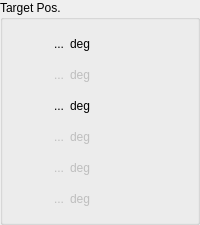
          <widget class="QGroupBox" name="gb_target">
           <property name="title">
            <string>Target Pos.</string>
           </property>
           <layout class="QVBoxLayout" name="verticalLayout_4">
            <item>
             <layout class="QHBoxLayout" name="hl_target_yaw">
              <item>
               <widget class="QLabel" name="l_target_yaw">
                <property name="sizePolicy">
                 <sizepolicy hsizetype="Fixed" vsizetype="Fixed">
                  <horstretch>0</horstretch>
                  <verstretch>0</verstretch>
                 </sizepolicy>
                </property>
                <property name="minimumSize">
                 <size>
                  <width>50</width>
                  <height>25</height>
                 </size>
                </property>
                <property name="maximumSize">
                 <size>
                  <width>50</width>
                  <height>25</height>
                 </size>
                </property>
                <property name="statusTip">
                 <string>Primary yaw joint</string>
                </property>
                <property name="text">
                 <string>...</string>
                </property>
                <property name="alignment">
                 <set>Qt::AlignmentFlag::AlignRight|Qt::AlignmentFlag::AlignTrailing|Qt::AlignmentFlag::AlignVCenter</set>
                </property>
               </widget>
              </item>
              <item>
               <widget class="QLabel" name="static_l_target_yaw_u">
                <property name="sizePolicy">
                 <sizepolicy hsizetype="Minimum" vsizetype="Minimum">
                  <horstretch>0</horstretch>
                  <verstretch>0</verstretch>
                 </sizepolicy>
                </property>
                <property name="text">
                 <string>deg</string>
                </property>
               </widget>
              </item>
             </layout>
            </item>
            <item>
             <layout class="QHBoxLayout" name="hl_target_roll">
              <item>
               <widget class="QLabel" name="l_target_roll">
                <property name="enabled">
                 <bool>false</bool>
                </property>
                <property name="sizePolicy">
                 <sizepolicy hsizetype="Fixed" vsizetype="Fixed">
                  <horstretch>0</horstretch>
                  <verstretch>0</verstretch>
                 </sizepolicy>
                </property>
                <property name="minimumSize">
                 <size>
                  <width>50</width>
                  <height>25</height>
                 </size>
                </property>
                <property name="maximumSize">
                 <size>
                  <width>50</width>
                  <height>25</height>
                 </size>
                </property>
                <property name="statusTip">
                 <string>Primary roll joint</string>
                </property>
                <property name="text">
                 <string>...</string>
                </property>
                <property name="alignment">
                 <set>Qt::AlignmentFlag::AlignRight|Qt::AlignmentFlag::AlignTrailing|Qt::AlignmentFlag::AlignVCenter</set>
                </property>
               </widget>
              </item>
              <item>
               <widget class="QLabel" name="static_l_target_roll_u">
                <property name="enabled">
                 <bool>false</bool>
                </property>
                <property name="sizePolicy">
                 <sizepolicy hsizetype="Minimum" vsizetype="Minimum">
                  <horstretch>0</horstretch>
                  <verstretch>0</verstretch>
                 </sizepolicy>
                </property>
                <property name="text">
                 <string>deg</string>
                </property>
               </widget>
              </item>
             </layout>
            </item>
            <item>
             <layout class="QHBoxLayout" name="hl_target_pitch">
              <item>
               <widget class="QLabel" name="l_target_pitch">
                <property name="sizePolicy">
                 <sizepolicy hsizetype="Fixed" vsizetype="Fixed">
                  <horstretch>0</horstretch>
                  <verstretch>0</verstretch>
                 </sizepolicy>
                </property>
                <property name="minimumSize">
                 <size>
                  <width>50</width>
                  <height>25</height>
                 </size>
                </property>
                <property name="maximumSize">
                 <size>
                  <width>50</width>
                  <height>25</height>
                 </size>
                </property>
                <property name="statusTip">
                 <string>Primary pitch joint</string>
                </property>
                <property name="text">
                 <string>...</string>
                </property>
                <property name="alignment">
                 <set>Qt::AlignmentFlag::AlignRight|Qt::AlignmentFlag::AlignTrailing|Qt::AlignmentFlag::AlignVCenter</set>
                </property>
               </widget>
              </item>
              <item>
               <widget class="QLabel" name="static_l_target_pitch_u">
                <property name="sizePolicy">
                 <sizepolicy hsizetype="Minimum" vsizetype="Minimum">
                  <horstretch>0</horstretch>
                  <verstretch>0</verstretch>
                 </sizepolicy>
                </property>
                <property name="text">
                 <string>deg</string>
                </property>
               </widget>
              </item>
             </layout>
            </item>
            <item>
             <layout class="QHBoxLayout" name="hl_target_j1">
              <item>
               <widget class="QLabel" name="l_target_j1">
                <property name="enabled">
                 <bool>false</bool>
                </property>
                <property name="sizePolicy">
                 <sizepolicy hsizetype="Fixed" vsizetype="Fixed">
                  <horstretch>0</horstretch>
                  <verstretch>0</verstretch>
                 </sizepolicy>
                </property>
                <property name="minimumSize">
                 <size>
                  <width>50</width>
                  <height>25</height>
                 </size>
                </property>
                <property name="maximumSize">
                 <size>
                  <width>50</width>
                  <height>25</height>
                 </size>
                </property>
                <property name="statusTip">
                 <string>First arm yaw joint (J1)</string>
                </property>
                <property name="text">
                 <string>...</string>
                </property>
                <property name="alignment">
                 <set>Qt::AlignmentFlag::AlignRight|Qt::AlignmentFlag::AlignTrailing|Qt::AlignmentFlag::AlignVCenter</set>
                </property>
               </widget>
              </item>
              <item>
               <widget class="QLabel" name="static_l_target_j1_u">
                <property name="enabled">
                 <bool>false</bool>
                </property>
                <property name="sizePolicy">
                 <sizepolicy hsizetype="Minimum" vsizetype="Minimum">
                  <horstretch>0</horstretch>
                  <verstretch>0</verstretch>
                 </sizepolicy>
                </property>
                <property name="text">
                 <string>deg</string>
                </property>
               </widget>
              </item>
             </layout>
            </item>
            <item>
             <layout class="QHBoxLayout" name="hl_target_j2">
              <item>
               <widget class="QLabel" name="l_target_j2">
                <property name="enabled">
                 <bool>false</bool>
                </property>
                <property name="sizePolicy">
                 <sizepolicy hsizetype="Fixed" vsizetype="Fixed">
                  <horstretch>0</horstretch>
                  <verstretch>0</verstretch>
                 </sizepolicy>
                </property>
                <property name="minimumSize">
                 <size>
                  <width>50</width>
                  <height>25</height>
                 </size>
                </property>
                <property name="maximumSize">
                 <size>
                  <width>50</width>
                  <height>25</height>
                 </size>
                </property>
                <property name="statusTip">
                 <string>Second arm yaw joint (J2)</string>
                </property>
                <property name="text">
                 <string>...</string>
                </property>
                <property name="alignment">
                 <set>Qt::AlignmentFlag::AlignRight|Qt::AlignmentFlag::AlignTrailing|Qt::AlignmentFlag::AlignVCenter</set>
                </property>
               </widget>
              </item>
              <item>
               <widget class="QLabel" name="static_l_target_j2_u">
                <property name="enabled">
                 <bool>false</bool>
                </property>
                <property name="sizePolicy">
                 <sizepolicy hsizetype="Minimum" vsizetype="Minimum">
                  <horstretch>0</horstretch>
                  <verstretch>0</verstretch>
                 </sizepolicy>
                </property>
                <property name="text">
                 <string>deg</string>
                </property>
               </widget>
              </item>
             </layout>
            </item>
            <item>
             <layout class="QHBoxLayout" name="hl_target_j3">
              <item>
               <widget class="QLabel" name="l_target_j3">
                <property name="enabled">
                 <bool>false</bool>
                </property>
                <property name="sizePolicy">
                 <sizepolicy hsizetype="Fixed" vsizetype="Fixed">
                  <horstretch>0</horstretch>
                  <verstretch>0</verstretch>
                 </sizepolicy>
                </property>
                <property name="minimumSize">
                 <size>
                  <width>50</width>
                  <height>25</height>
                 </size>
                </property>
                <property name="maximumSize">
                 <size>
                  <width>50</width>
                  <height>25</height>
                 </size>
                </property>
                <property name="statusTip">
                 <string>Arm pitch joint (J3)</string>
                </property>
                <property name="text">
                 <string>...</string>
                </property>
                <property name="alignment">
                 <set>Qt::AlignmentFlag::AlignRight|Qt::AlignmentFlag::AlignTrailing|Qt::AlignmentFlag::AlignVCenter</set>
                </property>
               </widget>
              </item>
              <item>
               <widget class="QLabel" name="static_l_target_j3_u">
                <property name="enabled">
                 <bool>false</bool>
                </property>
                <property name="sizePolicy">
                 <sizepolicy hsizetype="Minimum" vsizetype="Minimum">
                  <horstretch>0</horstretch>
                  <verstretch>0</verstretch>
                 </sizepolicy>
                </property>
                <property name="text">
                 <string>deg</string>
                </property>
               </widget>
              </item>
             </layout>
            </item>
           </layout>
          </widget>
